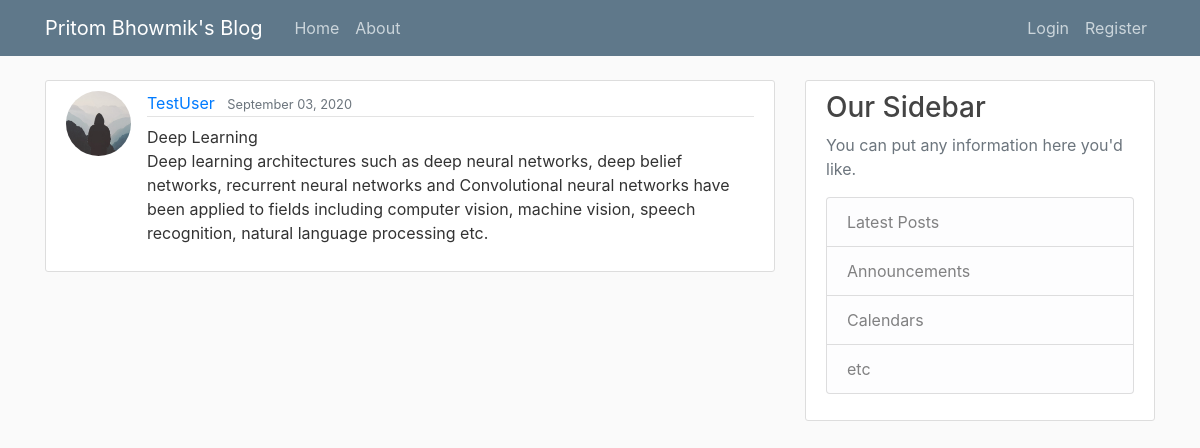
The app's page /post/4/, older data.
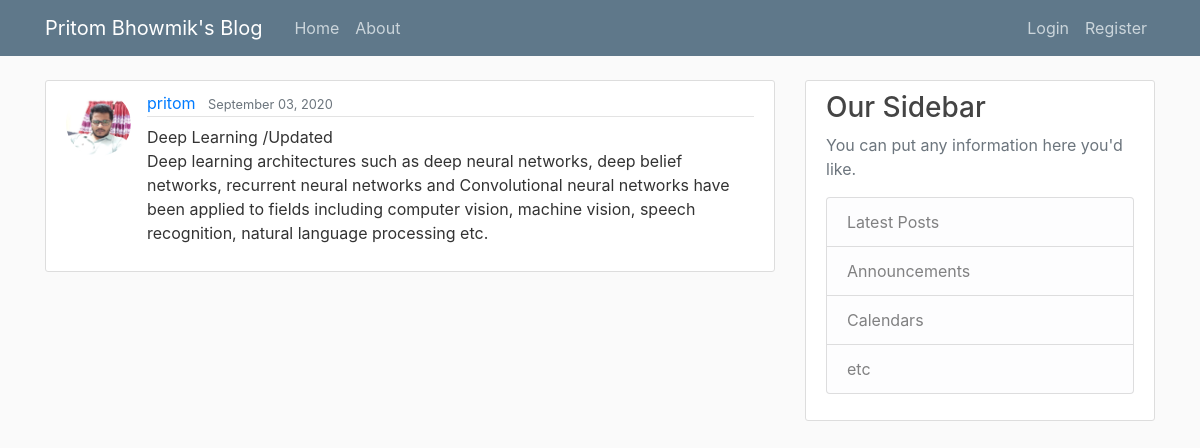
The same page, newer data.
### blog/models.py (models this page shows, shortened)
class Post(models.Model):
    title = models.CharField(max_length=100)
    content = models.TextField()
    date_posted = models.DateTimeField(default=timezone.now)
    author = models.ForeignKey(User, on_delete=models.CASCADE)

### users/models.py (models this page shows, shortened)
class Profile(models.Model):
    user = models.OneToOneField(User, on_delete=models.CASCADE)
    image = models.ImageField(default='default.jpg', upload_to='profile_pics')

### blog/views.py (the view)
# urls.py: path('post/<int:pk>/', PostDetailView.as_view(), name='post-detail'),
class PostDetailView(DetailView):
    model = Post

### blog/templates/blog/post_detail.html
{% extends "blog/base.html" %} {% block content %}
<article class="media content-section">
  <img
    class="rounded-circle article-img"
    src="{{ object.author.profile.image.url }} "
  />
  <div class="media-body">
    <div class="article-metadata">
      <a class="mr-2" href="#">{{ object.author }}</a>
      <small class="text-muted">{{ object.date_posted |date:"F d, Y" }}</small>
    </div>
    <h2 class="article-title"></h2>{{ object.title }}</h2>
    <p class="article-content">{{ object.content }}</p>
  </div>
</article>
{% endblock content %}

Row changes from the older to the newer data that the page shows:
changed Post: author.profile.image: picture added in place of a placeholder; author "TestUser" → "pritom"; title "Deep Learning" → "Deep Learning /Updated"
